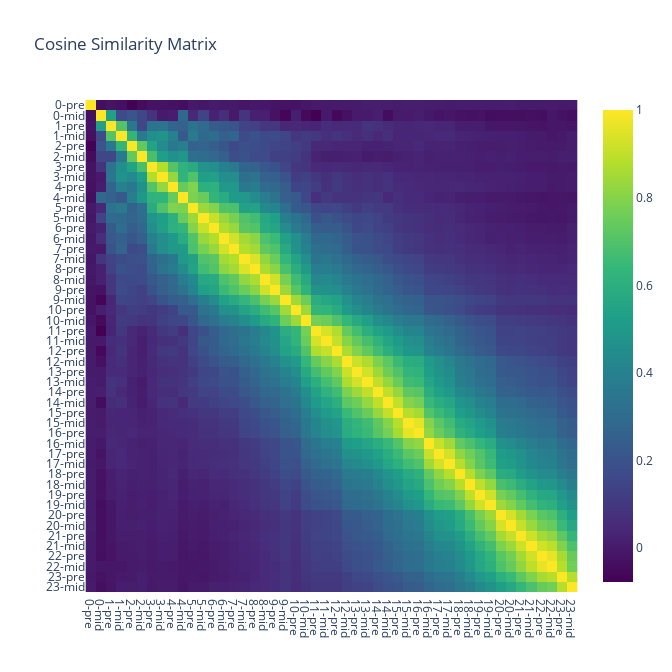

Notebook cell for this chart:
### Code cell
layer_names = sum([[f"{i}-pre", f"{i}-mid"] for i in range(num_layers)], [])

dirs = refusal_dirs.reshape(-1, refusal_dirs.shape[-1])
A = dirs @ dirs.T

fig = px.imshow(
    # np.rad2deg(np.arccos(np.clip(A, 0.0, 1.0))),
    A,
    x=layer_names,
    y=layer_names,
    width=len(layer_names) * 14,
    height=len(layer_names) * 14,
    title="Cosine Similarity Matrix",
    color_continuous_scale="Viridis",
)
fig.update_layout(
    yaxis=dict(dtick=1),
    xaxis=dict(dtick=1),
)
# fig.update_traces(xgap=1, ygap=1)
fig.show()

### Figure 1 — Plotly figure (JSON) as saved in the notebook; plotly's stock layout.template omitted (floating-point values rounded to 4 significant figures; data arrays with more than 128 entries replaced by an {"elided": "..."} marker saying what was removed)
{"data": [{"coloraxis": "coloraxis", "hovertemplate": "x: %{x}<br>y: %{y}<br>color: %{z}<extra></extra>", "name": "0", "type": "heatmap", "x": ["0-pre", "0-mid", "1-pre", "1-mid", "2-pre", "2-mid", "3-pre", "3-mid", "4-pre", "4-mid", "5-pre", "5-mid", "6-pre", "6-mid", "7-pre", "7-mid", "8-pre", "8-mid", "9-pre", "9-mid", "10-pre", "10-mid", "11-pre", "11-mid", "12-pre", "12-mid", "13-pre", "13-mid", "14-pre", "14-mid", "15-pre", "15-mid", "16-pre", "16-mid", "17-pre", "17-mid", "18-pre", "18-mid", "19-pre", "19-mid", "20-pre", "20-mid", "21-pre", "21-mid", "22-pre", "22-mid", "23-pre", "23-mid"], "xaxis": "x", "y": ["0-pre", "0-mid", "1-pre", "1-mid", "2-pre", "2-mid", "3-pre", "3-mid", "4-pre", "4-mid", "5-pre", "5-mid", "6-pre", "6-mid", "7-pre", "7-mid", "8-pre", "8-mid", "9-pre", "9-mid", "10-pre", "10-mid", "11-pre", "11-mid", "12-pre", "12-mid", "13-pre", "13-mid", "14-pre", "14-mid", "15-pre", "15-mid", "16-pre", "16-mid", "17-pre", "17-mid", "18-pre", "18-mid", "19-pre", "19-mid", "20-pre", "20-mid", "21-pre", "21-mid", "22-pre", "22-mid", "23-pre", "23-mid"], "yaxis": "y", "z": {"elided": "48x48 float values"}}], "layout": {"coloraxis": {"colorscale": [[0, "#440154"], [0.1111, "#482878"], [0.2222, "#3e4989"], [0.3333, "#31688e"], [0.4444, "#26828e"], [0.5556, "#1f9e89"], [0.6667, "#35b779"], [0.7778, "#6ece58"], [0.8889, "#b5de2b"], [1, "#fde725"]]}, "height": 672, "title": {"text": "Cosine Similarity Matrix"}, "width": 672, "xaxis": {"anchor": "y", "constrain": "domain", "domain": [0, 1], "dtick": 1, "scaleanchor": "y"}, "yaxis": {"anchor": "x", "autorange": "reversed", "constrain": "domain", "domain": [0, 1], "dtick": 1}}}
